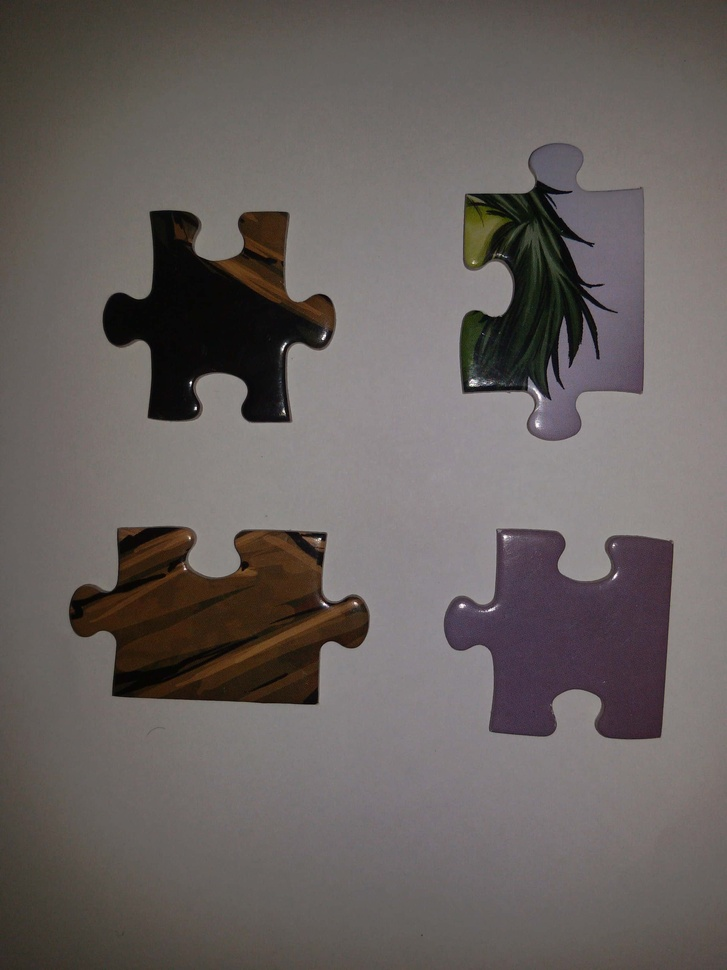
//> input picture Piece_Detection/Data/OriginalPuzzlePhotos/DanielPhotos/New Doc 2017-09-28_2.jpg, 727 x 970 px, shrunk from 2448 x 3264 before the run
$ ./main '../Data/OriginalPuzzlePhotos/DanielPhotos/New Doc 2017-09-28_2.jpg'   (built with g++ and OpenCV 4)
//> lines starting //> are read from the running program, lines starting //| are printed output that depends on the picture
#include <stdio.h>
#include <stdlib.h>
#include <opencv/cv.h>
#include <opencv/highgui.h>
#include <iostream>   // std::cout

#define DEBUG_MODE_OFF (0)
#define DEBUG_MODE_ON (1)
#define BACKGROND_COLOR_CHANNELS (3)
#define BACKGROND_COLOR_RED (0)
#define BACKGROND_COLOR_GREEN (1)
#define BACKGROND_COLOR_BLUE (2)

#define RESULT_FILE_WORDS (200)
//#define NumOfcluster (4) /* number of cluster */
#define DEBUG_MODE (0)/*If u input 0,this program runs as runnning mode. 1 is debug mode*/

using namespace std;

/*function DebugClusterNumber*/
int DebugClusterNumber(int Number){

		return Number;

}

int main(int argc, char** argv)
{
	int NumOfcluster;

	cout << ("\nEnter a num of clusters :\n");
	cin >> NumOfcluster;
//> the answer given: 3

	int i, j, size;
	IplImage *src_img = 0, *dst_img = 0;
	CvMat tmp_header;
	CvMat *clusters, *points, *tmp;
	CvMat *count = cvCreateMat(NumOfcluster, 1, CV_32SC1);
	CvMat *centers = cvCreateMat(NumOfcluster, 3, CV_32FC1);
    char *imagename;
	//set background color
	int background_color[BACKGROND_COLOR_CHANNELS] = { 255, 135, 60 };

	//set place u save image file.
	char file_name[] = "";
	char file_extension[] = ".bmp";

	// (1)load a specified file as a 3-channel color image
	imagename = argc > 1 ? argv[1] : "";


	cout << "enter path\n";
	//cin >> imagename;
	imagename = argv[1];


	printf("got path: %s\n", imagename);

	src_img = cvLoadImage(imagename, CV_LOAD_IMAGE_COLOR);
//> src_img is the input picture: 970 rows x 727 cols, CV_8UC3; mean B, G, R 95.3, 97.5, 104.1
	if (src_img == nullptr)
	{
		printf("Error in loading image %s\n", imagename);
		return -1;
	}

	size = src_img->width * src_img->height;
//> size = 705190
	dst_img = cvCloneImage(src_img);
	clusters = cvCreateMat(size, 1, CV_32SC1);
	points = cvCreateMat(size, 1, CV_32FC3);

	// (2)reshape the image to be a 1 column matrix
#if 0
	tmp = cvCreateMat(size, 1, CV_8UC3);
	tmp = cvReshape(src_img, &tmp_header, 0, size);
	cvConvert(tmp, points);
	cvReleaseMat(&tmp);
#else
	for (i = 0; i<size; i++) {
		points->data.fl[i * 3 + 0] = (uchar)src_img->imageData[i * 3 + 0];
		points->data.fl[i * 3 + 1] = (uchar)src_img->imageData[i * 3 + 1];
		points->data.fl[i * 3 + 2] = (uchar)src_img->imageData[i * 3 + 2];
	}
#endif

	// (3)run k-means clustering algorithm to segment pixels in RGB color space
	cvKMeans2(points, NumOfcluster, clusters,
		cvTermCriteria(CV_TERMCRIT_EPS + CV_TERMCRIT_ITER, 10, 1.0),
		1, 0, 0, centers, 0);
//> centers = [[32.13, 36.96, 46.85], [130.4, 130.5, 136.1], [92.31, 95.09, 101.2]]

	// (4)make a each centroid represent all pixels in the cluster
	//If u selected DEBUG_MODE_OFF,All clusters output.
	if (DEBUG_MODE == DEBUG_MODE_OFF){
		for (i = 0; i<size; i++){
			int idx = clusters->data.i[i];
			dst_img->imageData[i * 3 + 0] = (char)centers->data.fl[idx * 3 + 0];
			dst_img->imageData[i * 3 + 1] = (char)centers->data.fl[idx * 3 + 1];
			dst_img->imageData[i * 3 + 2] = (char)centers->data.fl[idx * 3 + 2];
		}
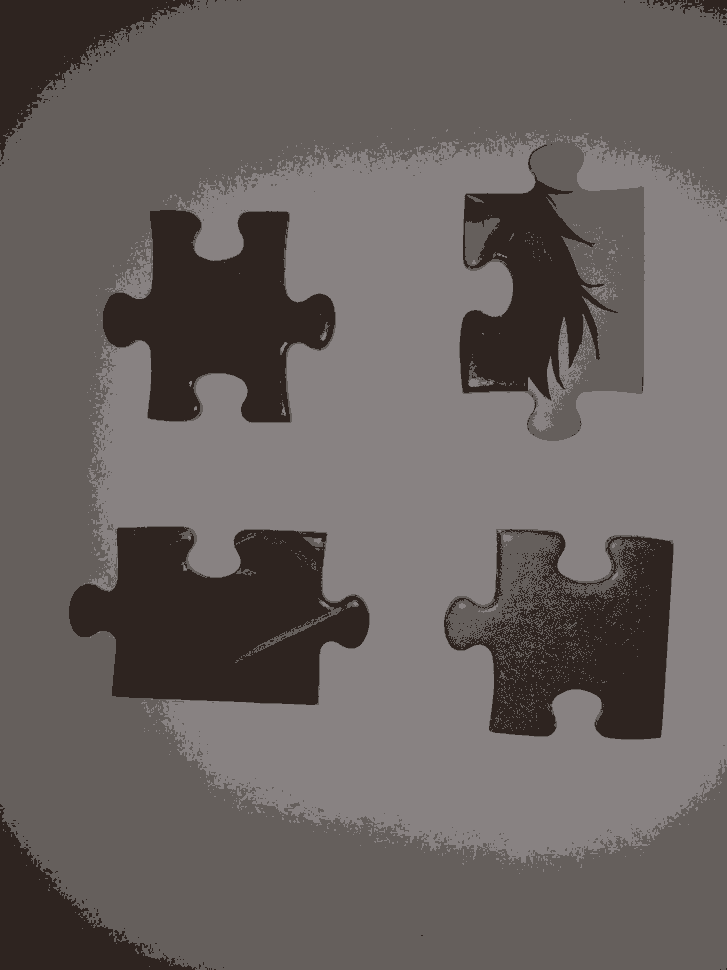
//> dst_img: 970 rows x 727 cols, CV_8UC3; mean B, G, R 95, 97, 103.8
		// (5)show source and destination image, and quit when any key pressed
		cvNamedWindow("src", CV_GUI_NORMAL);
		cvShowImage("src", src_img);
		cvNamedWindow("low-color", CV_GUI_NORMAL);
		cvShowImage("low-color", dst_img);
		cvWaitKey(0);
		cvDestroyWindow("src");
		cvDestroyWindow("low-color");
	}
	//If u selected DEBUG_MODE_ON, cluster which u selected outputs.
	//cluster which u didn't select is painted black color.
	else if (DEBUG_MODE == DEBUG_MODE_ON){
		for (j = 0; j<NumOfcluster; j++)
		{
			//conbine strings
			char file[RESULT_FILE_WORDS] = "";//DON'T DELETE THIS! OR VARIABLE file ISN'T INITIALIZE.
			//generate saved file name.
			sprintf(file, "%s%d%s", file_name, j, file_extension);
			for (i = 0; i<size; i++)
			{
				int idx = clusters->data.i[i];
				if (j == idx)
				{
					dst_img->imageData[i * 3 + 0] = (char)centers->data.fl[idx * 3 + 0];
					dst_img->imageData[i * 3 + 1] = (char)centers->data.fl[idx * 3 + 1];
					dst_img->imageData[i * 3 + 2] = (char)centers->data.fl[idx * 3 + 2];
				}
				else
				{
					dst_img->imageData[i * 3 + 0] = background_color[BACKGROND_COLOR_BLUE];
					dst_img->imageData[i * 3 + 1] = background_color[BACKGROND_COLOR_GREEN];
					dst_img->imageData[i * 3 + 2] = background_color[BACKGROND_COLOR_RED];
				}
			}
			cvSaveImage(file, dst_img, 0);
			printf("cluster %d image save completed.\n", j);
		}
	}
	cvReleaseImage(&src_img);
	cvReleaseImage(&dst_img);
	cvReleaseMat(&clusters);
	cvReleaseMat(&points);
	cvReleaseMat(&count);
	return 0;
}
